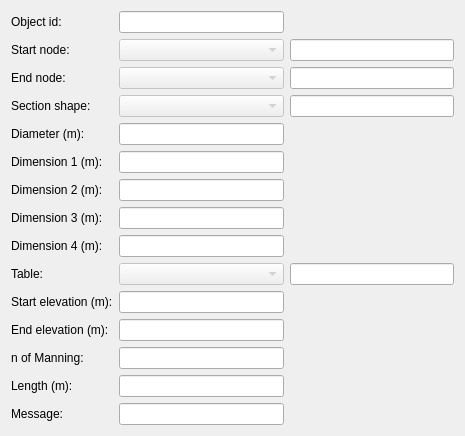
<?xml version="1.0" encoding="UTF-8"?>
<ui version="4.0">
 <class>Dialog</class>
 <widget class="QDialog" name="Dialog">
  <property name="geometry">
   <rect>
    <x>0</x>
    <y>0</y>
    <width>465</width>
    <height>471</height>
   </rect>
  </property>
  <property name="minimumSize">
   <size>
    <width>465</width>
    <height>471</height>
   </size>
  </property>
  <property name="maximumSize">
   <size>
    <width>465</width>
    <height>471</height>
   </size>
  </property>
  <property name="windowTitle">
   <string>Dialog</string>
  </property>
  <property name="locale">
   <locale language="English" country="UnitedKingdom"/>
  </property>
  <layout class="QGridLayout" name="gridLayout">
   <property name="sizeConstraint">
    <enum>QLayout::SetMinAndMaxSize</enum>
   </property>
   <item row="12" column="0">
    <widget class="QLabel" name="MANN_LBL">
     <property name="text">
      <string>n of Manning:</string>
     </property>
    </widget>
   </item>
   <item row="13" column="1">
    <widget class="QLineEdit" name="LENGTH"/>
   </item>
   <item row="13" column="0">
    <widget class="QLabel" name="LENGTH_LBL">
     <property name="text">
      <string>Length (m):</string>
     </property>
    </widget>
   </item>
   <item row="6" column="0">
    <widget class="QLabel" name="DIM2_LBL">
     <property name="text">
      <string>Dimension 2 (m):</string>
     </property>
    </widget>
   </item>
   <item row="0" column="1">
    <widget class="QLineEdit" name="OBJ_ID">
     <property name="enabled">
      <bool>true</bool>
     </property>
    </widget>
   </item>
   <item row="1" column="1">
    <widget class="QComboBox" name="NODE_START_CB">
     <property name="enabled">
      <bool>false</bool>
     </property>
    </widget>
   </item>
   <item row="10" column="0">
    <widget class="QLabel" name="ELEV_START_LBL">
     <property name="text">
      <string>Start elevation (m):</string>
     </property>
    </widget>
   </item>
   <item row="2" column="2">
    <widget class="QLineEdit" name="NODE_END">
     <property name="sizePolicy">
      <sizepolicy hsizetype="Minimum" vsizetype="Minimum">
       <horstretch>0</horstretch>
       <verstretch>0</verstretch>
      </sizepolicy>
     </property>
    </widget>
   </item>
   <item row="3" column="1">
    <widget class="QComboBox" name="S_SHAPE_CB">
     <property name="enabled">
      <bool>false</bool>
     </property>
    </widget>
   </item>
   <item row="11" column="0">
    <widget class="QLabel" name="ELEV_END_LBL">
     <property name="text">
      <string>End elevation (m):</string>
     </property>
    </widget>
   </item>
   <item row="5" column="1">
    <widget class="QLineEdit" name="DIM1"/>
   </item>
   <item row="9" column="2">
    <widget class="QLineEdit" name="TABLE"/>
   </item>
   <item row="14" column="0">
    <widget class="QLabel" name="MSG_LBL">
     <property name="text">
      <string>Message:</string>
     </property>
    </widget>
   </item>
   <item row="9" column="0">
    <widget class="QLabel" name="TABLE_LBL">
     <property name="text">
      <string>Table:</string>
     </property>
    </widget>
   </item>
   <item row="7" column="1">
    <widget class="QLineEdit" name="DIM3"/>
   </item>
   <item row="8" column="1">
    <widget class="QLineEdit" name="DIM4"/>
   </item>
   <item row="9" column="1">
    <widget class="QComboBox" name="TABLE_CB">
     <property name="enabled">
      <bool>false</bool>
     </property>
    </widget>
   </item>
   <item row="1" column="0">
    <widget class="QLabel" name="NODE_START_LBL">
     <property name="text">
      <string>Start node:</string>
     </property>
    </widget>
   </item>
   <item row="7" column="0">
    <widget class="QLabel" name="DIM3_LBL">
     <property name="text">
      <string>Dimension 3 (m):</string>
     </property>
    </widget>
   </item>
   <item row="4" column="1">
    <widget class="QLineEdit" name="DIAM"/>
   </item>
   <item row="11" column="1">
    <widget class="QLineEdit" name="ELEV_END"/>
   </item>
   <item row="6" column="1">
    <widget class="QLineEdit" name="DIM2"/>
   </item>
   <item row="14" column="1">
    <widget class="QLineEdit" name="MSG"/>
   </item>
   <item row="5" column="0">
    <widget class="QLabel" name="DIM1_LBL">
     <property name="text">
      <string>Dimension 1 (m):</string>
     </property>
    </widget>
   </item>
   <item row="0" column="0">
    <widget class="QLabel" name="OBJ_ID_LBL">
     <property name="locale">
      <locale language="English" country="UnitedStates"/>
     </property>
     <property name="text">
      <string>Object id:</string>
     </property>
    </widget>
   </item>
   <item row="2" column="0">
    <widget class="QLabel" name="NODE_END_LBL">
     <property name="text">
      <string>End node:</string>
     </property>
    </widget>
   </item>
   <item row="10" column="1">
    <widget class="QLineEdit" name="ELEV_START"/>
   </item>
   <item row="1" column="2">
    <widget class="QLineEdit" name="NODE_START">
     <property name="enabled">
      <bool>true</bool>
     </property>
     <property name="sizePolicy">
      <sizepolicy hsizetype="Minimum" vsizetype="Minimum">
       <horstretch>0</horstretch>
       <verstretch>0</verstretch>
      </sizepolicy>
     </property>
    </widget>
   </item>
   <item row="12" column="1">
    <widget class="QLineEdit" name="MANN"/>
   </item>
   <item row="4" column="0">
    <widget class="QLabel" name="DIAM_LBL">
     <property name="text">
      <string>Diameter (m):</string>
     </property>
    </widget>
   </item>
   <item row="3" column="0">
    <widget class="QLabel" name="S_SHAPE_LBL">
     <property name="text">
      <string>Section shape:</string>
     </property>
    </widget>
   </item>
   <item row="2" column="1">
    <widget class="QComboBox" name="NODE_END_CB">
     <property name="enabled">
      <bool>false</bool>
     </property>
    </widget>
   </item>
   <item row="3" column="2">
    <widget class="QLineEdit" name="S_SHAPE"/>
   </item>
   <item row="8" column="0">
    <widget class="QLabel" name="DIM4_LBL">
     <property name="text">
      <string>Dimension 4 (m):</string>
     </property>
    </widget>
   </item>
  </layout>
 </widget>
 <resources/>
 <connections/>
</ui>
